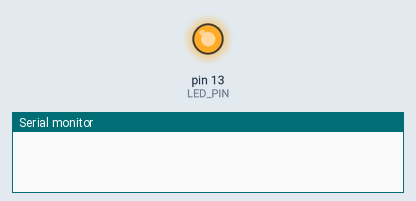
This sketch was run on a simulated Arduino Uno, built with avr-gcc and run on an emulated ATmega328P. On the bench: output pins drawn as LEDs (lit = HIGH), the last lines printed to the serial monitor.

Above: at 1.0 s.
At 7.1 s:
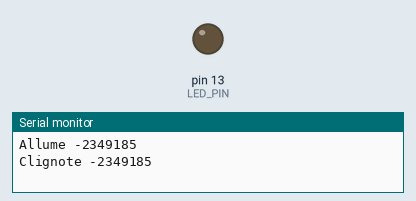
Timing chart, 0 to 11.3 s (numbered marks = the images above):
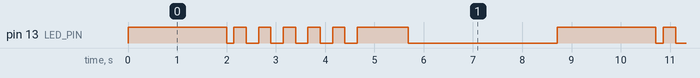

The sketch:

0sx_labo_01.ino
```cpp
const int LED_PIN = 13;  // Pin de la LED
int nbrPas = 256;
int time = 2048 / nbrPas;
int delai = 2000;

void setup() {
  // put your setup code here, to run once:
  pinMode(LED_PIN, OUTPUT);
  Serial.begin(9600);
}
void allume() {
  digitalWrite(LED_PIN, HIGH);
  delay(2000);
  Serial.println("Allume -2349185");
  digitalWrite(LED_PIN, LOW);
  delay(150);
}
void clignote() {
  for (int i = 0; i < 5; i++) {
    // Allumage de la LED
    digitalWrite(LED_PIN, HIGH);
    // Attente de 250 millisecondes
    delay(250);
    // Extinction de la LED
    digitalWrite(LED_PIN, LOW);
    // Attente de 250 millisecondes
    delay(250);
  }
  Serial.println("Clignote -2349185");
}

void variation() {
  for (int i = nbrPas; i >= 0; i--) {
    analogWrite(LED_PIN, i);
    delay(time);
  }
}

void arret() {
  digitalWrite(LED_PIN, LOW);
  delay(2000);
}

void loop() {
  // put your main code here, to run repeatedly:
  allume();
  clignote();
  variation();
  arret();
}
```

Measured:
- by itself, pin 13 (LED_PIN): repeats every 8.7 s: LOW 0.15 s, 5 × (HIGH 0.25 s, LOW 0.25 s), HIGH 1.0 s, LOW 3.0 s, HIGH 2.0 s
- by itself, everything shown: repeats every 8.7 s, in 14 steps
